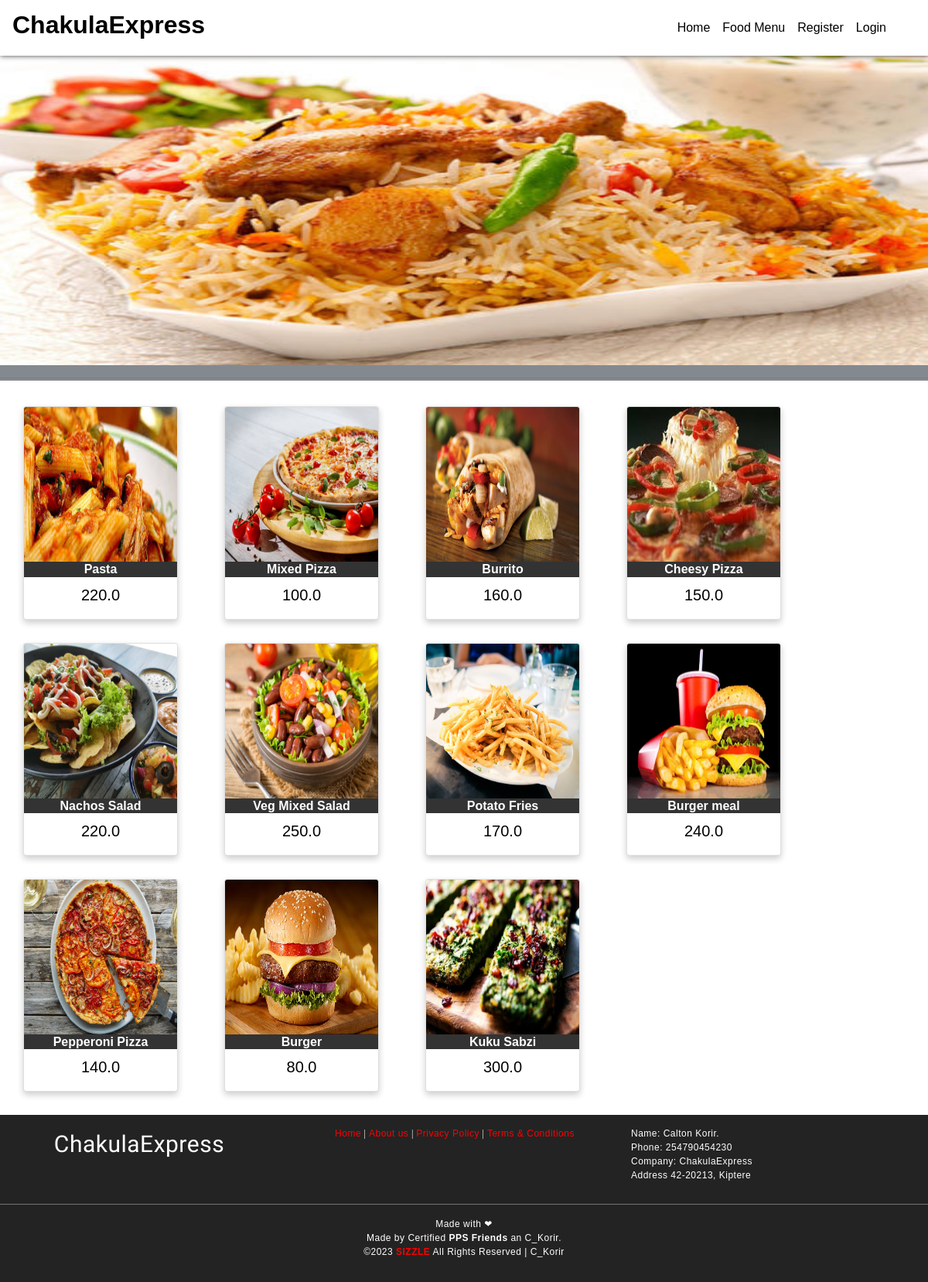
Screenshot of /allfood with the database file from the repository.
### chakulaexpress/models.py (models this page shows)
class Food(models.Model):
	FoodId    = models.AutoField(primary_key=True)
	FoodName  = models.CharField(max_length=30)
	FoodCat   = models.CharField(max_length=30)
	FoodPrice = models.FloatField(max_length=15)
	FoodImage = models.ImageField(upload_to='media',default='')
	class Meta:
		db_table = "FP_Food"

### chakulaexpress/views.py (the view)
# urls.py: path('allfood', views.showfood),
def showfood(request):
	foods = Food.objects.all()
	return render(request,'foodlist.html',{'foodlist':foods})

### Templates/foodapp/foodlist.html (shortened to what this page needs)
<!DOCTYPE html>
<html lang="en" dir="ltr">
  <head>
	{% load static %}
    <link rel="stylesheet" type="text/css" href="{% static 'css/imperial_style.css' %}">
    <link rel="stylesheet" type="text/css" href="{% static 'css/master.css' %}">
    <link rel="stylesheet" href="path/to/font-awesome/css/font-awesome.min.css">
    <link rel="stylesheet" href="https://use.fontawesome.com/releases/v5.7.2/css/all.css">
    <link rel="stylesheet" href="https://use.fontawesome.com/releases/v5.3.1/css/all.css">
    <link rel="stylesheet" href="https://stackpath.bootstrapcdn.com/bootstrap/4.4.1/css/bootstrap.min.css">
  </head>
  <body style="background-image: none;">
    <nav class="navbar navbar-expand-lg navbar-light" style="width:100%;background-image: linear-gradient(180deg,#FFF,#FFF);box-shadow: 0px 0px 7px 0px #404040;">
      <a class="navbar-brand" href="/"><h2 style="color:black;font-family:sans-serif;font-weight:bolder;"><b>ChakulaExpress</b></h2></a>
      <div class="collapse navbar-collapse" id="navbarSupportedContent">
        <ul class="navbar-nav" style="margin-left:auto!important;margin-right:30px;">
          <li class="nav-item active">
            <a class="nav-link" id="nav-link" href="home">Home <span class="sr-only">(current)</span></a>
          </li>
          <li class="nav-item active">
            <a class="nav-link" id="nav-link" href="allfood">Food Menu <span class="sr-only">(current)</span></a>
          </li>
          {% if request.session.CustId is None and request.session.AdminId is None %}
          <li class="nav-item active">
            <a class="nav-link" id="nav-link" href="addcustomer">Register <span class="sr-only">(current)</span></a>
          </li>
          {% endif %}
          {% if request.session.CustId is None and request.session.AdminId is None %}
          <li class="nav-item active">
            <a class="nav-link" id="nav-link" href="login">Login <span class="sr-only">(current)</span></a>
          </li>
          {% endif %}
        </ul>
      </div>
    </nav>
    <main style="width:100%;margin-top: 0;margin-bottom: 10px;background-color:#FFF;>
      <div class="" style="max-width:100%;padding-top:20px;padding-bottom:20px;">
        <img class="mySlides" src="{% static 'images/slider2.jpg' %}" height="400px" style="width:100%">
        <div class="" style="position:static;">
		<hr />
          {% for f in foodlist %}
          <div class="card">
          <img src="{{f.FoodImage.url}}" alt="" style="height: 200px;width:100%;">
          <h1>{{f.FoodName}}</h1>
          <p class="price">{{f.FoodPrice}}</p>
          </div>
          {% endfor %}
        </div>
    </main>
    <footer>
      <div class="foot-con">
        <div class="fo-cont-1">
            ChakulaExpress
        </div>
        <div class="fo-cont-2">
          <a class="ext-link" href="#">Home</a> |
            <a class="ext-link" href="#">About us</a> |
              <a class="ext-link" href="#">Privacy Policy</a> |
                <a class="ext-link" href="#">Terms & Conditions</a>
        </div>
        <div class="fo-cont-3">
          Name:	Calton Korir.<br />
Phone:	254790454230<br />
Company:	ChakulaExpress<br />
Address	42-20213, Kiptere
        </div>
      </div><hr style="background-color: grey;margin-top:0px;"/>Made with ❤<br />
      Made by Certified <b>PPS Friends</b> an C_Korir.<br />
      ©<script type='text/javascript'>var creditsyear = new Date();document.write(creditsyear.getFullYear());</script> <a class="ext-link" href="/"><b>SIZZLE</b></a> All Rights Reserved | C_Korir
    </footer>
  </body>
</html>

### chakulaexpress/static/css/imperial_style.css (style rules this page uses)
* { margin: 0; padding: 0; font-family: sans-serif; box-sizing: border-box; text-decoration: none; }
a { color: red; }
body { background-image: url("/static/images/white.jpg"); }
#nav-link { font-family: sans-serif; font-weight: 400; color:black; }
.card { float:left; box-shadow: 0 4px 8px 0 rgba(0, 0, 0, 0.2); width: 200px; max-width: 200px; margin: auto; margin-left: 2.5%; margin-right: 2.5%; margin-top: 20px; margin-bottom: 10px; text-align: center; font-family: arial; position: inherit; overflow: hidden; border: 1px solid black; }
.card h1 { font-size: 100%; font-weight: bolder; color: #FFF; background: #333; }
.price { color: black; font-size: 20px; }
.mySlides { height: 400px; width: 100%; box-shadow:0 0 0px 20px rgba(10, 21, 33, 0.5); }
footer { margin-top: 10px; padding-top: 15px; padding-bottom: 30px; background-color: #232323; color: white; font-family: sans-serif; font-size:12px; font-weight: normal; letter-spacing: 0.5px; text-align: center; flex-shrink: 0; }
.foot-con { width: 100%; height: 100px; overflow: hidden; }
.fo-cont-1 { width:30%; float: left; text-align: center; font-size: 30px; font-weight: normal; color: ; font-family: 'Bevan', cursive; overflow: hidden; }
.fo-cont-2 { width:38%; float: left; font-size: 12px; text-align: center; font-weight: normal; color: ; font-family: 'Ultra', serif; overflow: hidden; }
.fo-cont-3 { width:30%; float: left; font-size: 12px; text-align: left; }

### chakulaexpress/static/css/master.css (style rules this page uses)
* { margin: 0; padding: 0; font-family: sans-serif; box-sizing: border-box; text-decoration: none; }
body { background-image: url("/static/images/mainscreen4.jpg"); height: 100vh; max-width: 100%; background-size: cover; background-repeat: no-repeat; background-attachment: fixed; background-position: 50% 100%; display: grid; grid-template-rows: 1fr auto; }
main { margin-top: 50px; flex: 1 0 auto; }
footer { margin-top: 10px; padding-top: 15px; padding-bottom: 30px; background-color: #232323; color: white; font-family: sans-serif; font-size:12px; font-weight: normal; letter-spacing: 0.5px; text-align: center; flex-shrink: 0; }
.ext-link { color: red; }
.foot-con { width: 100%; height: 100px; overflow: hidden; }
.fo-cont-1 { width:30%; float: left; text-align: center; font-size: 30px; font-weight: normal; color: ; font-family: 'Bevan', cursive; overflow: hidden; }
.fo-cont-2 { width:38%; float: left; font-size: 12px; text-align: center; font-weight: normal; color: ; font-family: 'Ultra', serif; overflow: hidden; }
.fo-cont-3 { width:30%; float: left; font-size: 12px; text-align: left; }

### Templates/foodapp/foodlist.html (style rules this page uses)
.mySlides { display:none; }

### rows the page displays
Food: FoodImage (picture), FoodName "Pasta", FoodPrice "220.0"
Food: FoodImage (picture), FoodName "Mixed Pizza", FoodPrice "100.0"
Food: FoodImage (picture), FoodName "Burrito", FoodPrice "160.0"
Food: FoodImage (picture), FoodName "Cheesy Pizza", FoodPrice "150.0"
Food: FoodImage (picture), FoodName "Nachos Salad", FoodPrice "220.0"
Food: FoodImage (picture), FoodName "Veg Mixed Salad", FoodPrice "250.0"
Food: FoodImage (picture), FoodName "Potato Fries", FoodPrice "170.0"
Food: FoodImage (picture), FoodName "Burger meal", FoodPrice "240.0"
Food: FoodImage (picture), FoodName "Pepperoni Pizza", FoodPrice "140.0"
Food: FoodImage (picture), FoodName "Burger", FoodPrice "80.0"
Food: FoodImage (picture), FoodName "Kuku Sabzi", FoodPrice "300.0"
